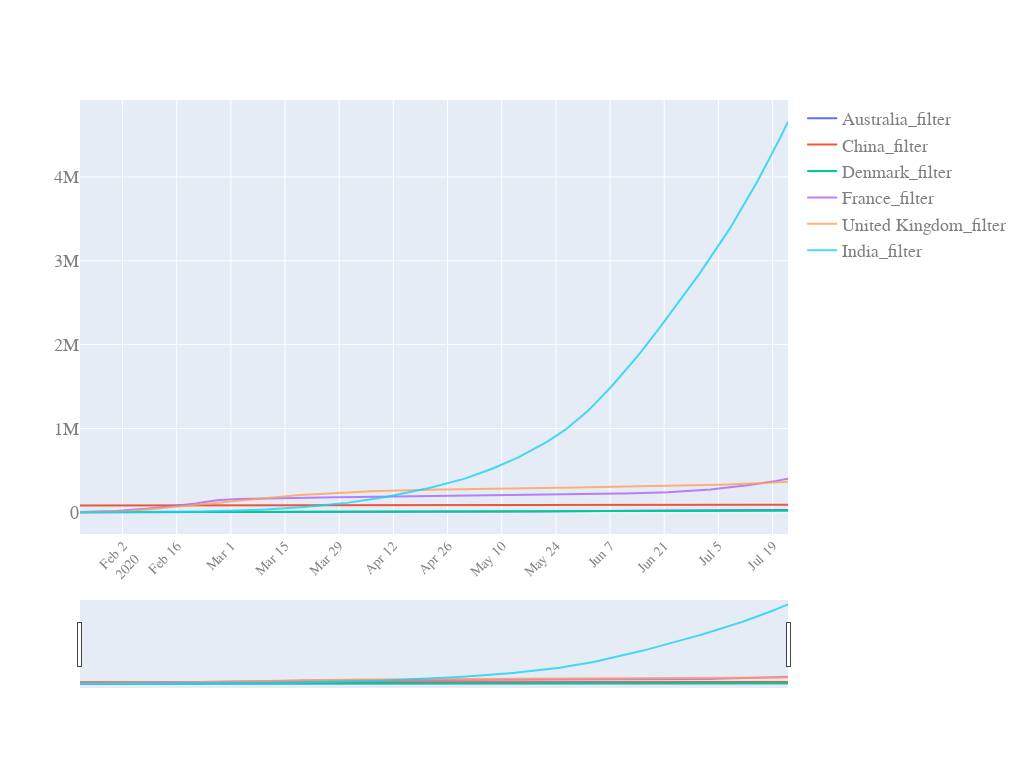

This figure's notebook cell:
### Code cell
quick_plot(df_analyse.date,df_analyse.iloc[50:,8:15],  y_scale='linear', slider=True)

### Figure 1 — Plotly figure (JSON) as saved in the notebook; plotly's stock layout.template omitted (floating-point values rounded to 4 significant figures; data arrays with more than 128 entries replaced by an {"elided": "..."} marker saying what was removed)
{"data": [{"name": "Australia_filter", "type": "scatter", "x": {"elided": "234 str values"}, "y": {"elided": "184 float values"}}, {"name": "China_filter", "type": "scatter", "x": {"elided": "234 str values"}, "y": {"elided": "184 float values"}}, {"name": "Denmark_filter", "type": "scatter", "x": {"elided": "234 str values"}, "y": {"elided": "184 float values"}}, {"name": "France_filter", "opacity": 0.8, "type": "scatter", "x": {"elided": "234 str values"}, "y": {"elided": "184 float values"}}, {"name": "United Kingdom_filter", "opacity": 0.8, "type": "scatter", "x": {"elided": "234 str values"}, "y": {"elided": "184 float values"}}, {"name": "India_filter", "opacity": 0.8, "type": "scatter", "x": {"elided": "234 str values"}, "y": {"elided": "184 float values"}}], "layout": {"autosize": true, "font": {"color": "#7f7f7f", "family": "PT Sans, monospace", "size": 18}, "height": 768, "width": 1024, "xaxis": {"nticks": 20, "rangeslider": {"visible": true}, "tickangle": -45, "tickfont": {"color": "#7f7f7f", "size": 14}}, "yaxis": {"type": "linear"}}}
